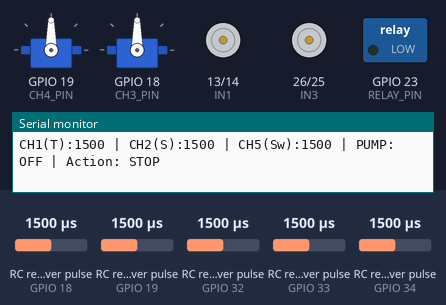
Simulated run of this sketch. Board: ESP32. On the bench: 2 × servo, motor-driver pin pairs drawn as motors (green arrow = first pin HIGH = forward, orange = second pin HIGH = backward, longer = more drive, scaled by the enable pin), switched loads named in the sketch (green lamp = pin HIGH), the last lines printed to the serial monitor. Wiring (inferred from the names in the program): 5 × RC receiver channel: data GPIO 18 / data GPIO 19 / data GPIO 32 / data GPIO 33 / data GPIO 34. Inputs (shaded band) come from the test bench; at power-on: RC receiver pulse (sensors on GPIO 32, GPIO 34, GPIO 18, GPIO 19, GPIO 33) 1500 µs.

Above: at 1.2 s.
1.3 s: RC receiver pulse (sensor on GPIO 32) set to 1461 µs
2.8 s: RC receiver pulse (sensor on GPIO 32) set to 1440 µs
At 4.1 s:
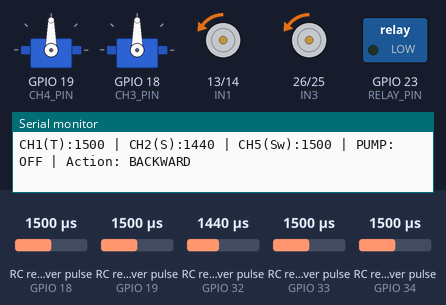
4.4 s: RC receiver pulse (sensor on GPIO 34) set to 1508 µs
At 5.4 s:
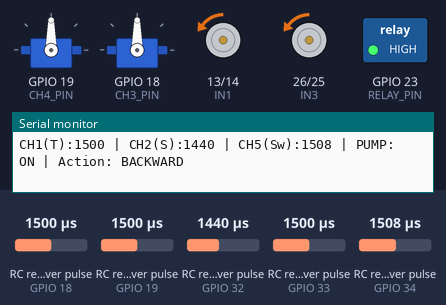
6.0 s: RC receiver pulse (sensor on GPIO 18) set to 1020 µs
At 6.6 s:
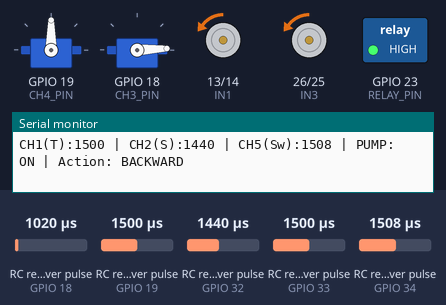
7.6 s: RC receiver pulse (sensor on GPIO 19) set to 1020 µs
At 8.9 s:
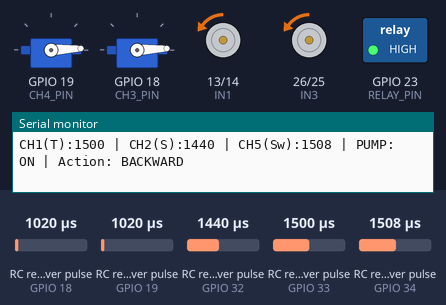
9.2 s: RC receiver pulse (sensor on GPIO 32) set to 1500 µs
At 10.2 s:
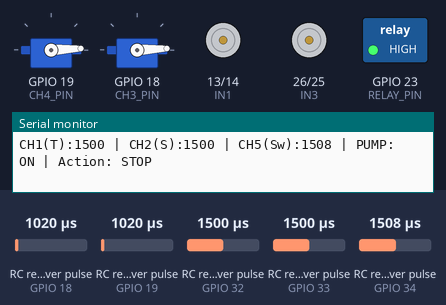
Timing chart, 0 to 11.8 s (numbered marks = the images above; inputs shaded):
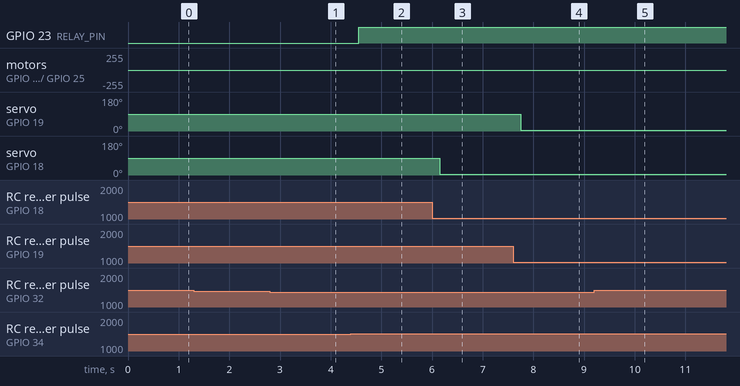

The sketch:

Fire_Fighting_Bot.ino
```cpp
#include <ESP32Servo.h>

// L298N পিন সেটআপ
const int ENA = 12; const int IN1 = 13; const int IN2 = 14;
const int ENB = 27; const int IN3 = 26; const int IN4 = 25;

// রিসিভার পিন
const int CH1_PIN = 33; // Turn
const int CH2_PIN = 32; // Forward/Back
const int CH3_PIN = 18; // Y-Servo
const int CH4_PIN = 19; // X-Servo
const int CH5_PIN = 34; // Pump Switch

// পাম্প রিলে
const int RELAY_PIN = 23;

Servo servoX;
Servo servoY;

void setup() {
  Serial.begin(115200); // সিরিয়াল মনিটরের জন্য

  pinMode(ENA, OUTPUT); pinMode(IN1, OUTPUT); pinMode(IN2, OUTPUT);
  pinMode(ENB, OUTPUT); pinMode(IN3, OUTPUT); pinMode(IN4, OUTPUT);
  pinMode(RELAY_PIN, OUTPUT);

  pinMode(CH1_PIN, INPUT); pinMode(CH2_PIN, INPUT);
  pinMode(CH3_PIN, INPUT); pinMode(CH4_PIN, INPUT);
  pinMode(CH5_PIN, INPUT);

  ESP32PWM::allocateTimer(0);
  ESP32PWM::allocateTimer(1);
  servoX.setPeriodHertz(50);
  servoY.setPeriodHertz(50);
  servoX.attach(CH4_PIN, 500, 2400);
  servoY.attach(CH3_PIN, 500, 2400);
}

void loop() {
  int ch1 = pulseIn(CH1_PIN, HIGH);
  int ch2 = pulseIn(CH2_PIN, HIGH);
  int ch3 = pulseIn(CH3_PIN, HIGH);
  int ch4 = pulseIn(CH4_PIN, HIGH);
  int ch5 = pulseIn(CH5_PIN, HIGH);

  // --- সিরিয়াল মনিটরে ডেটা দেখার অংশ (Debugging) ---
  Serial.print("CH1(T):"); Serial.print(ch1);
  Serial.print(" | CH2(S):"); Serial.print(ch2);
  Serial.print(" | CH5(Sw):"); Serial.print(ch5);

  int speed = 0;
  String moveStatus = "STOP"; // মুভমেন্ট স্ট্যাটাস দেখার জন্য

  if (ch2 > 1550) {
    speed = map(ch2, 1550, 2000, 0, 255);
    moveForward(speed);
    moveStatus = "FORWARD";
  }
  else if (ch2 < 1450) {
    speed = map(ch2, 1450, 1000, 0, 255);
    moveBackward(speed);
    moveStatus = "BACKWARD";
  }
  else if (ch1 > 1550) {
    turnRight(200);
    moveStatus = "RIGHT";
  }
  else if (ch1 < 1450) {
    turnLeft(200);
    moveStatus = "LEFT";
  }
  else {
    stopRobot();
  }

  // পাম্প ও সার্ভো লজিক
  if (ch4 > 900) servoX.write(map(ch4, 1000, 2000, 0, 180));
  if (ch3 > 900) servoY.write(map(ch3, 1000, 2000, 0, 180));

  if (ch5 > 1500) {
    digitalWrite(RELAY_PIN, HIGH);
    Serial.print(" | PUMP: ON");
  } else {
    digitalWrite(RELAY_PIN, LOW);
    Serial.print(" | PUMP: OFF");
  }

  Serial.print(" | Action: "); Serial.println(moveStatus);

  delay(100); // মনিটরে পড়ার সুবিধার জন্য ডিলে বাড়ানো হয়েছে
}

// মোটর ফাংশনগুলো আগের মতোই...
void moveForward(int s) {
  analogWrite(ENA, s); analogWrite(ENB, s);
  digitalWrite(IN1, HIGH); digitalWrite(IN2, LOW);
  digitalWrite(IN3, HIGH); digitalWrite(IN4, LOW);
}
void moveBackward(int s) {
  analogWrite(ENA, s); analogWrite(ENB, s);
  digitalWrite(IN1, LOW); digitalWrite(IN2, HIGH);
  digitalWrite(IN3, LOW); digitalWrite(IN4, HIGH);
}
void turnRight(int s) {
  analogWrite(ENA, s); analogWrite(ENB, s);
  digitalWrite(IN1, HIGH); digitalWrite(IN2, LOW);
  digitalWrite(IN3, LOW); digitalWrite(IN4, HIGH);
}
void turnLeft(int s) {
  analogWrite(ENA, s); analogWrite(ENB, s);
  digitalWrite(IN1, LOW); digitalWrite(IN2, HIGH);
  digitalWrite(IN3, HIGH); digitalWrite(IN4, LOW);
}
void stopRobot() {
  analogWrite(ENA, 0); analogWrite(ENB, 0);
}
```

Measured:
- the behaviour switches between 1500 and 1501 µs on RC receiver pulse (sensor on GPIO 34) (found by bisection; images 1 and 2)
- after the input at 2.8 s, motor on GPIO 13 (IN1) / GPIO 14 (IN2), motor on GPIO 26 (IN3) / GPIO 25 (IN4): stopped → backward 5/255 after 0.15 s
- after the input at 4.4 s, GPIO 23 (RELAY_PIN): LOW → HIGH after 0.15 s
- after the input at 6.0 s, servo on GPIO 18 (CH3_PIN): 90° → 3° after 0.15 s
- after the input at 7.6 s, servo on GPIO 19 (CH4_PIN): 90° → 3° after 0.15 s
- after the input at 9.2 s, motor on GPIO 13 (IN1) / GPIO 14 (IN2), motor on GPIO 26 (IN3) / GPIO 25 (IN4): backward 5/255 → stopped after 0.15 s
